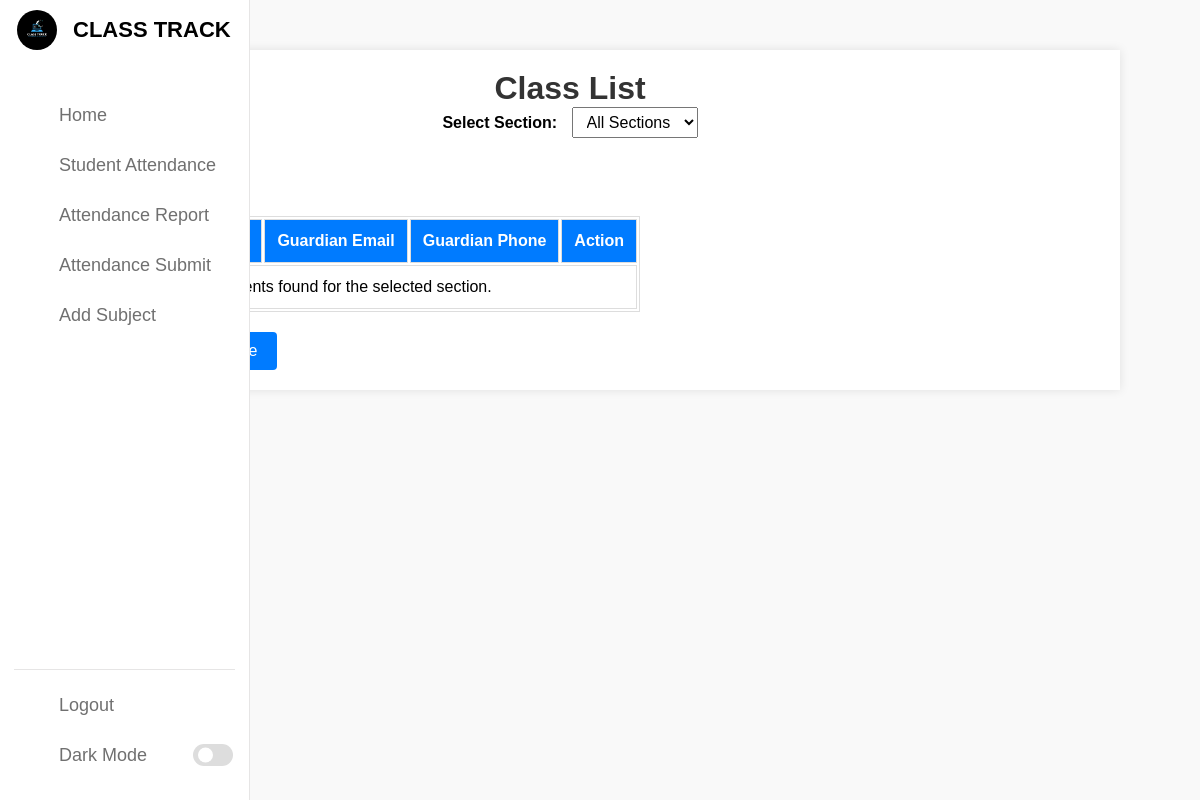
The app's page /classlist.php, older data.
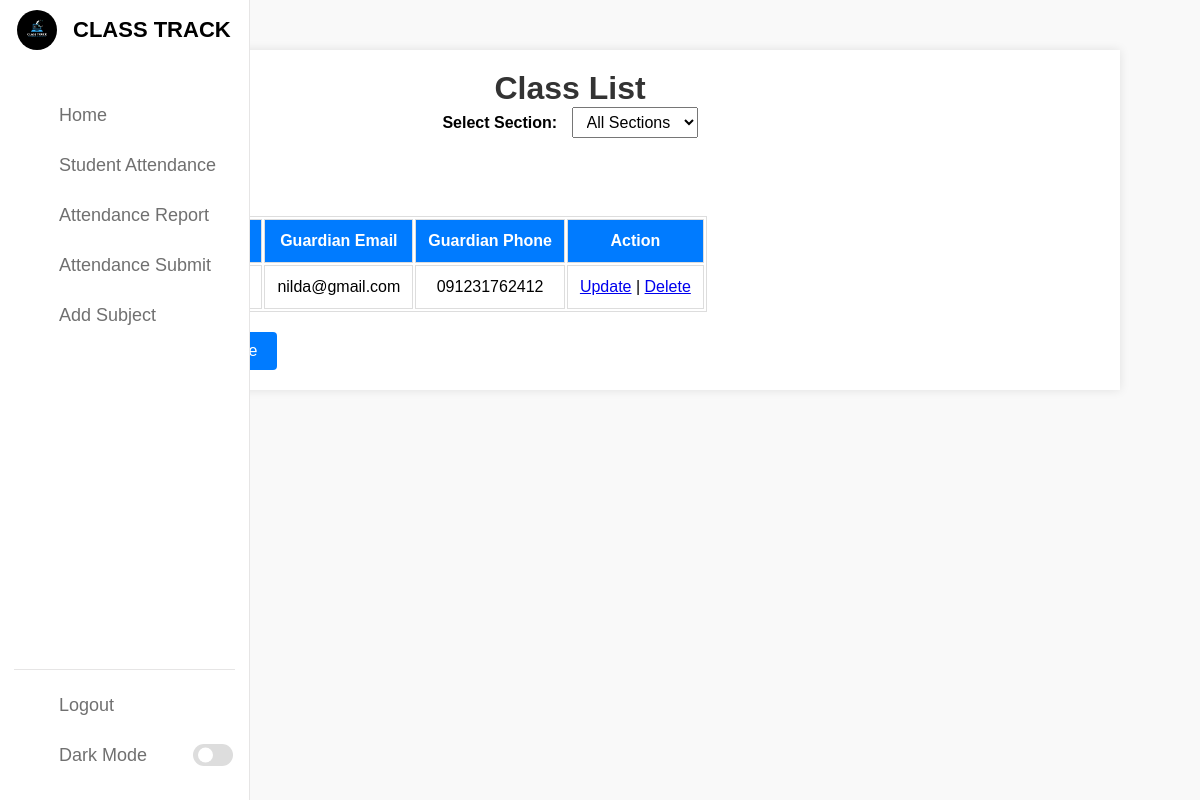
The same page, newer data.
### tables this page shows
CREATE TABLE `students` (
  `id` int(11) NOT NULL AUTO_INCREMENT,
  `student_name` varchar(100) DEFAULT NULL,
  `section` varchar(50) DEFAULT NULL,
  `guardian_email` varchar(100) DEFAULT NULL,
  `guardian_phone` varchar(15) DEFAULT NULL,
  PRIMARY KEY (`id`),
  KEY `section` (`section`)
);

### classlist.php (the view, shortened to what this page needs)
<?php
require_once("dbconnection.php");
$query = "SELECT * FROM students";
$query .= " ORDER BY id DESC";
$stmt = mysqli_prepare($conn, $query);
mysqli_stmt_execute($stmt);
$result = mysqli_stmt_get_result($stmt);
?>
<!DOCTYPE html>
<html lang="en">
<head>
</head>
<body>
<nav>
        <div class="logo-name">
            <div class="logo-image">
               <img src="image/classtrack.png" alt="">
            </div>
            <span class="logo_name">CLASS TRACK</span>
        </div>
        <div class="menu-items">
            <ul class="nav-links">
                <li><a href="home.php">
                    <i class="uil uil-estate"></i>
                    <span class="link-name">Home</span>
                </a></li>
                <li><a href="studentdata.php">
                <i class="uil uil-user"></i>
                    <span class="link-name">Student Attendance</span>
                </a></li>
                <li><a href="attendancereport.php">
                    <i class="uil uil-clipboard"></i>
                    <span class="link-name">Attendance Report</span>
                </a></li>
                <li><a href="savedraft.php">
                <i class="uil uil-check-circle"></i>
                    <span class="link-name">Attendance Submit</span>
                </a></li>
                <li><a href="subject.php">
                <i class="uil uil-subject"></i>
                    <span class="link-name">Add Subject</span>
                </a></li>
            </ul>
            <ul class="logout-mode">
                <li><a href="login.php">
                    <i class="uil uil-signout"></i>
                    <span class="link-name">Logout</span>
                </a></li>
                <li class="mode">
                    <a href="#">
                        <i class="uil uil-moon"></i>
                    <span class="link-name">Dark Mode</span>
                </a>
                <div class="mode-toggle">
                  <span class="switch"></span>
                </div>
            </li>
            </ul>
        </div>
    </nav>
    <div class="container">
        <h1>Class List</h1>
        <form method="POST" action="classlist.php">
            <label for="section">Select Section:</label>
            <select name="section" id="section" onchange="this.form.submit()">
                <option value="">All Sections</option>
            </select>
        </form>
        <button onclick="window.location.href='addstudent.php';">Add Student</button>
        <table>
            <thead>
                <tr>
                    <th>Student Name</th>
                    <th>Section</th>
                    <th>Guardian Email</th>
                    <th>Guardian Phone</th>
                    <th>Action</th>
                </tr>
            </thead>
            <tbody>
                <?php if (mysqli_num_rows($result) > 0) {
                    while ($res = mysqli_fetch_assoc($result)) {
                        echo "<tr>";
                        echo "<td>".$res['student_name']."</td>";
                        echo "<td>".$res['section']."</td>";
                        echo "<td>".$res['guardian_email']."</td>";
                        echo "<td>".$res['guardian_phone']."</td>";
                        echo "<td>
                                <a href=\"updatestudent.php?id=".$res['id']."\">Update</a> |
                                <a href=\"delete.php?id=".$res['id']."\" onClick=\"return confirm('Are you sure you want to delete?')\">Delete</a>
                              </td>";
                        echo "</tr>";
                    }
                } else {
                    echo "<tr><td colspan='5'>No students found for the selected section.</td></tr>";
                } ?>
            </tbody>
        </table>
        <a href="studentdata.php" class="back-link">Back to Student Attendance</a>
    </div>
</body>
</html>

Row changes from the older to the newer data that the page shows:
added students: guardian_email "nilda@gmail.com", guardian_phone "091231762412"
Text that changed along with them:
text no longer shown: "No students found for the selected section."
